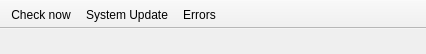
<?xml version="1.0" encoding="UTF-8"?>
<ui version="4.0">
 <class>ToolbarWindow</class>
 <widget class="QMainWindow" name="ToolbarWindow">
  <property name="geometry">
   <rect>
    <x>0</x>
    <y>0</y>
    <width>426</width>
    <height>54</height>
   </rect>
  </property>
  <property name="sizePolicy">
   <sizepolicy hsizetype="Preferred" vsizetype="Minimum">
    <horstretch>0</horstretch>
    <verstretch>0</verstretch>
   </sizepolicy>
  </property>
  <property name="windowTitle">
   <string>MainWindow</string>
  </property>
  <property name="windowIcon">
   <iconset>
    <normaloff>:/pics/PacmanTray-arch_logo</normaloff>:/pics/PacmanTray-arch_logo</iconset>
  </property>
  <widget class="QWidget" name="centralwidget"/>
  <widget class="QToolBar" name="toolBar">
   <property name="windowTitle">
    <string>toolBar</string>
   </property>
   <property name="movable">
    <bool>false</bool>
   </property>
   <property name="toolButtonStyle">
    <enum>Qt::ToolButtonTextBesideIcon</enum>
   </property>
   <property name="floatable">
    <bool>false</bool>
   </property>
   <attribute name="toolBarArea">
    <enum>TopToolBarArea</enum>
   </attribute>
   <attribute name="toolBarBreak">
    <bool>false</bool>
   </attribute>
   <addaction name="actionCheck_for_updates"/>
   <addaction name="actionUpdate_now"/>
   <addaction name="actionErrors"/>
  </widget>
  <action name="actionCheck_for_updates">
   <property name="icon">
    <iconset resource="pics.qrc">
     <normaloff>:/pics/updates.png</normaloff>:/pics/updates.png</iconset>
   </property>
   <property name="text">
    <string>Check now</string>
   </property>
   <property name="toolTip">
    <string>Downloads and updates the pacman's database</string>
   </property>
  </action>
  <action name="actionUpdate_now">
   <property name="icon">
    <iconset resource="../QPacman/qpacman.qrc">
     <normaloff>:/pics/fullupdate.png</normaloff>:/pics/fullupdate.png</iconset>
   </property>
   <property name="text">
    <string>System Update</string>
   </property>
   <property name="toolTip">
    <string>Start updating of the system</string>
   </property>
  </action>
  <action name="actionErrors">
   <property name="icon">
    <iconset resource="../QPacman/qpacman.qrc">
     <normaloff>:/pics/kpk-important.png</normaloff>:/pics/kpk-important.png</iconset>
   </property>
   <property name="text">
    <string>Errors</string>
   </property>
   <property name="toolTip">
    <string>Shows the last errors</string>
   </property>
  </action>
 </widget>
 <resources>
  <include location="../QPacman/qpacman.qrc"/>
  <include location="pics.qrc"/>
 </resources>
 <connections/>
</ui>
